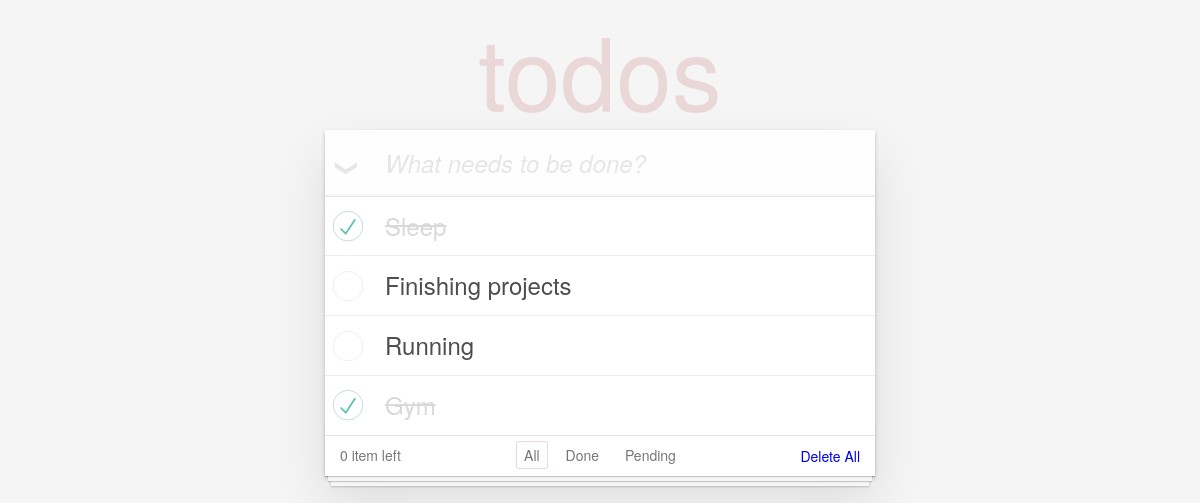
/todo/, run on the app's committed database.
### todo/models.py (models this page shows, shortened)
class Todo(models.Model):
    title = models.TextField(max_length=200)
    status = models.BooleanField(default=False)

### todo/views.py (the view)
# urls.py: path('', views.index, name='index'),
def index(request):
    items = Todo.objects.order_by('-id')
    return render(request, 'todo/index.html', {'items': items})

### todo/templates/todo/index.html (shortened to what this page needs)
<!doctype html>
<html lang="en">
{% load static %}
	<head>
		<link rel="stylesheet" href="{% static 'todo/css/index.css' %}">
	</head>
	<body>
		<section class="todoapp">
			<header class="header">
				<h1>todos</h1>
				<form method="post" action="{% url 'create' %}">
					<input class="new-todo" placeholder="What needs to be done?" name="title" autofocus>
				</form>
			</header>
			<section class="main">
				<label for="toggle-all">Mark all as complete</label>
				<ul class="todo-list">
					{% if items %}
						{% for item in items %}
							<li {% if item.status %}class="completed"{% endif %}>
								<div class="view">
									<form method="post" action="{% url 'update' item.id %}">
										<label>{{ item.title }}</label>
									</form>
								</div>
							</li>
						{% endfor %}
					{% endif %}
				</ul>
			</section>
			<footer class="footer">
				<span class="todo-count"><strong>0</strong> item left</span>
				<ul class="filters">
					<li>
						<a {% if request.path == '/todo/' %}class="selected"{% endif %} href="{% url 'index' %}">All</a>
					</li>
					<li>
						<a {% if request.path == '/todo/done/' %}class="selected"{% endif %} href="{% url 'done' %}">Done</a>
					</li>
					<li>
						<a {% if request.path == '/todo/pending/' %}class="selected"{% endif %} href="{% url 'pending' %}">Pending</a>
					</li>
				</ul>
				<a href="{% url 'delete_all' %}" class="clear-completed">Delete All</a>
			</footer>
		</section>
	</body>
</html>

### todo/static/todo/css/index.css (style rules this page uses)
html, body { margin: 0; padding: 0; }
body { font: 14px 'Helvetica Neue', Helvetica, Arial, sans-serif; line-height: 1.4em; background: #f5f5f5; color: #4d4d4d; min-width: 230px; max-width: 550px; margin: 0 auto; -webkit-font-smoothing: antialiased; -moz-osx-font-smoothing: grayscale; font-weight: 300; }
.todoapp { background: #fff; margin: 130px 0 40px 0; position: relative; box-shadow: 0 2px 4px 0 rgba(0, 0, 0, 0.2), 0 25px 50px 0 rgba(0, 0, 0, 0.1); }
.todoapp h1 { position: absolute; top: -155px; width: 100%; font-size: 100px; font-weight: 100; text-align: center; color: rgba(175, 47, 47, 0.15); -webkit-text-rendering: optimizeLegibility; -moz-text-rendering: optimizeLegibility; text-rendering: optimizeLegibility; }
.new-todo, .edit { position: relative; margin: 0; width: 100%; font-size: 24px; font-family: inherit; font-weight: inherit; line-height: 1.4em; border: 0; color: inherit; padding: 6px; border: 1px solid #999; box-shadow: inset 0 -1px 5px 0 rgba(0, 0, 0, 0.2); box-sizing: border-box; -webkit-font-smoothing: antialiased; -moz-osx-font-smoothing: grayscale; }
.new-todo { padding: 16px 16px 16px 60px; border: none; background: rgba(0, 0, 0, 0.003); box-shadow: inset 0 -2px 1px rgba(0,0,0,0.03); }
.main { position: relative; z-index: 2; border-top: 1px solid #e6e6e6; }
.toggle-all + label { width: 60px; height: 34px; font-size: 0; position: absolute; top: -52px; left: -13px; -webkit-transform: rotate(90deg); transform: rotate(90deg); }
.toggle-all + label:before { content: '❯'; font-size: 22px; color: #e6e6e6; padding: 10px 27px 10px 27px; }
.todo-list { margin: 0; padding: 0; list-style: none; }
.todo-list li { position: relative; font-size: 24px; border-bottom: 1px solid #ededed; }
.todo-list li:last-child { border-bottom: none; }
.todo-list li .toggle + label { background-repeat: no-repeat; background-position: center left; }
.todo-list li label { word-break: break-all; padding: 15px 15px 15px 60px; display: block; line-height: 1.2; transition: color 0.4s; }
.todo-list li.completed label { color: #d9d9d9; text-decoration: line-through; }
.footer { color: #777; padding: 10px 15px; height: 20px; text-align: center; border-top: 1px solid #e6e6e6; }
.footer:before { content: ''; position: absolute; right: 0; bottom: 0; left: 0; height: 50px; overflow: hidden; box-shadow: 0 1px 1px rgba(0, 0, 0, 0.2), 0 8px 0 -3px #f6f6f6, 0 9px 1px -3px rgba(0, 0, 0, 0.2), 0 16px 0 -6px #f6f6f6, 0 17px 2px -6px rgba(0, 0, 0, 0.2); }
.todo-count { float: left; text-align: left; }
.todo-count strong { font-weight: 300; }
.filters { margin: 0; padding: 0; list-style: none; position: absolute; right: 0; left: 0; }
.filters li { display: inline; }
.filters li a { color: inherit; margin: 3px; padding: 3px 7px; text-decoration: none; border: 1px solid transparent; border-radius: 3px; }
.filters li a.selected { border-color: rgba(175, 47, 47, 0.2); }
.clear-completed, html .clear-completed:active { float: right; position: relative; line-height: 20px; text-decoration: none; cursor: pointer; }

### data on the page
Todo: title "Sleep"
Todo: title "Finishing projects"
Todo: title "Running"
Todo: title "Gym"
